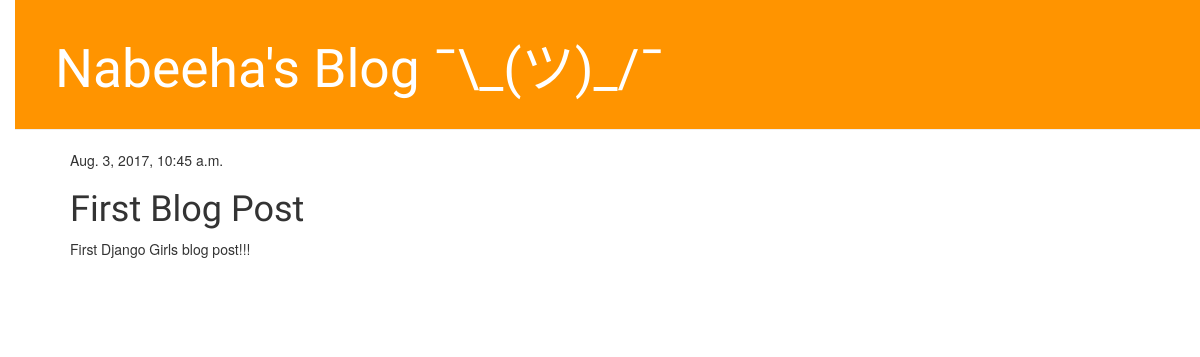
The app's page /post/2/ with its own data.
### blog/models.py (models this page shows, shortened)
class Post(models.Model):
    author = models.ForeignKey('auth.User')
    title = models.CharField(max_length=200)
    text = models.TextField()
    created_date = models.DateTimeField(
            default=timezone.now)
    published_date = models.DateTimeField(
            blank=True, null=True)

### blog/views.py (the view)
# urls.py: url(r'^post/(?P<pk>\d+)/$', views.post_detail, name='post_detail'),
def post_detail(request, pk):
    post = get_object_or_404(Post, pk=pk)
    return render(request, 'blog/post_detail.html', {'post': post})

### blog/templates/blog/post_detail.html (shortened to what this page needs)
{% extends 'blog/base.html' %}
{% block content %}
    <div class="post">
        {% if post.published_date %}
            <div class="date">
                {{ post.published_date }}
            </div>
        {% endif %}
        <h1>{{ post.title }}</h1>
        <p>{{ post.text|linebreaksbr }}</p>
    </div>
{% endblock %}

### blog/static/css/blog.css (style rules this page uses)
body { padding-left: 15px; }
h1, h2, h3, h4 { font-family: 'Lobster', cursive; }
.date { color: ##E075A2; }
.post { margin-bottom: 70px; }

### records on screen
Post: published_date "Aug. 3, 2017, 10:45 a.m.", title "First Blog Post", text "First Django Girls blog post!!!"
